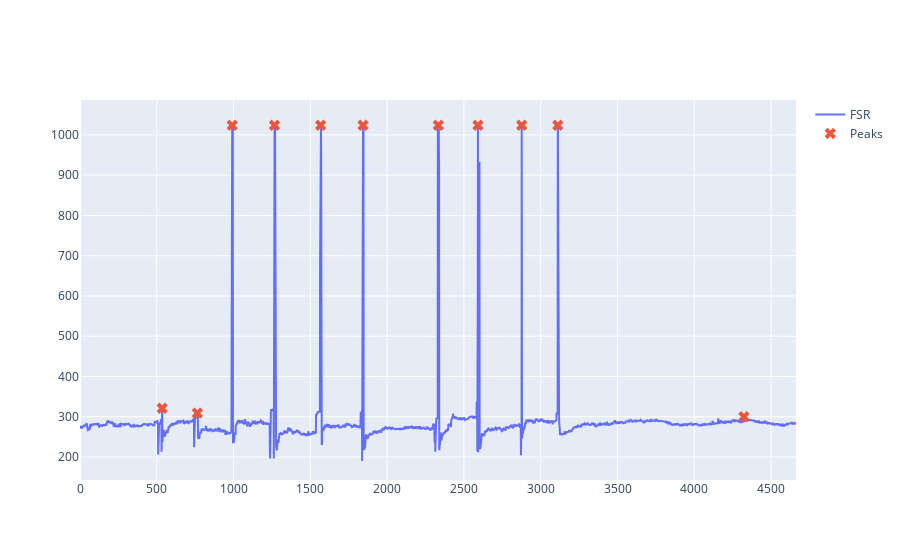

The code cell stored with this chart in its notebook:
### Code cell
fig = make_subplots()

# Adding the main line plot
fig.add_trace(go.Scatter(y=x, mode='lines', name='FSR'))

# Adding the peaks
fig.add_trace(go.Scatter(x=peaks_pill_drop, y=x[peaks_pill_drop], mode='markers', marker=dict(symbol='x', size=10), name='Peaks'))

# Adding the zero line
# fig.add_trace(go.Scatter(y=np.zeros_like(x), mode='lines', line=dict(dash='dash', color='gray'), name='Zero Line'))

# Show plot
fig.show()

### Figure 1 — Plotly figure (JSON) as saved in the notebook; plotly's stock layout.template omitted (floating-point values rounded to 4 significant figures; data arrays with more than 128 entries replaced by an {"elided": "..."} marker saying what was removed)
{"data": [{"mode": "lines", "name": "FSR", "type": "scatter", "y": {"elided": "4663 int values"}}, {"marker": {"size": 10, "symbol": "x"}, "mode": "markers", "name": "Peaks", "type": "scatter", "x": [535, 764, 991, 1266, 1567, 1843, 2333, 2591, 2876, 3111, 4323], "y": [321, 309, 1024, 1024, 1024, 1024, 1024, 1024, 1024, 1024, 300]}], "layout": {"autosize": true, "xaxis": {"anchor": "y", "autorange": true, "domain": [0, 1], "range": [0, 4662], "type": "linear"}, "yaxis": {"anchor": "x", "autorange": true, "domain": [0, 1], "range": [141.8, 1106.0], "type": "linear"}}}
